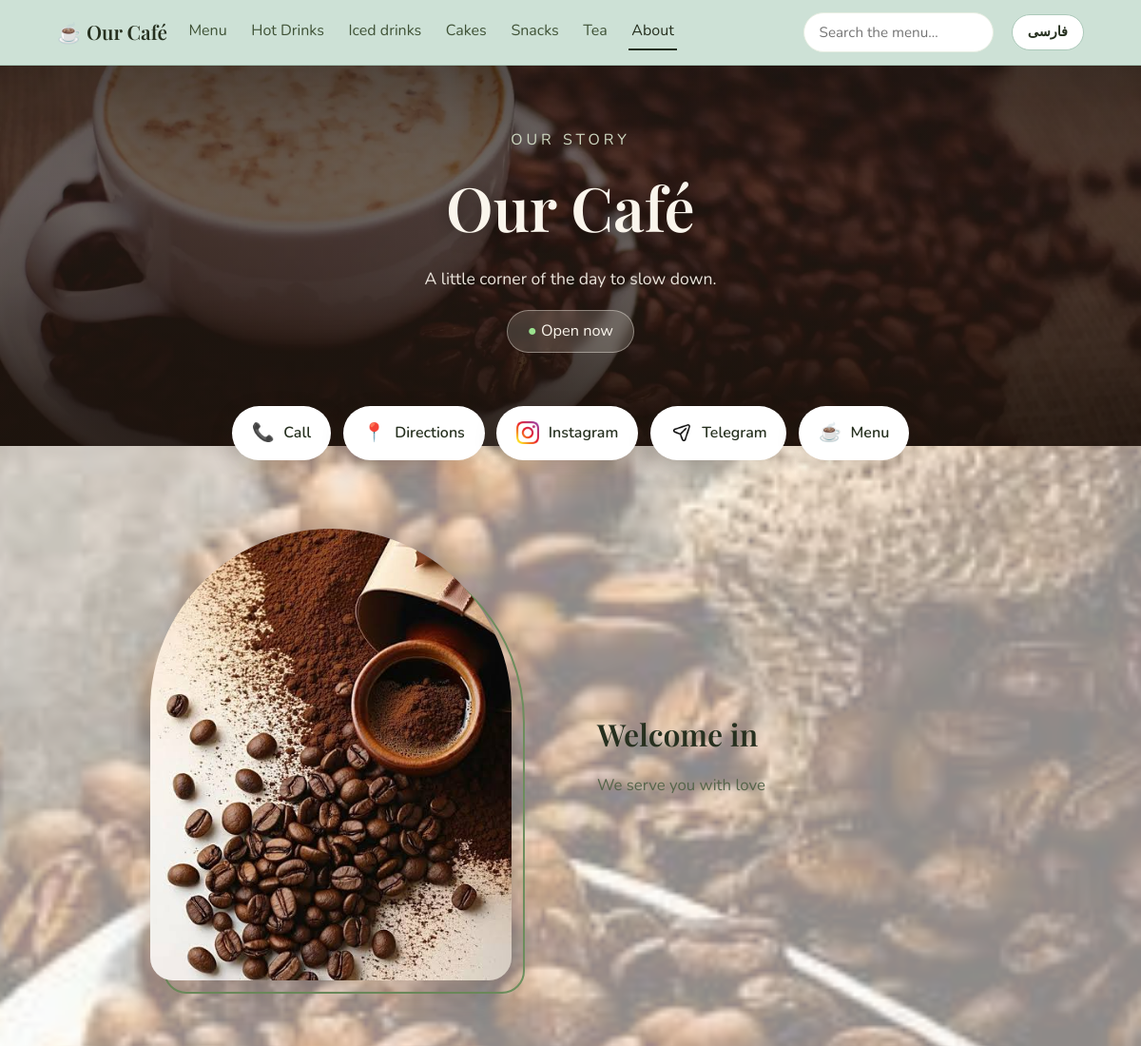
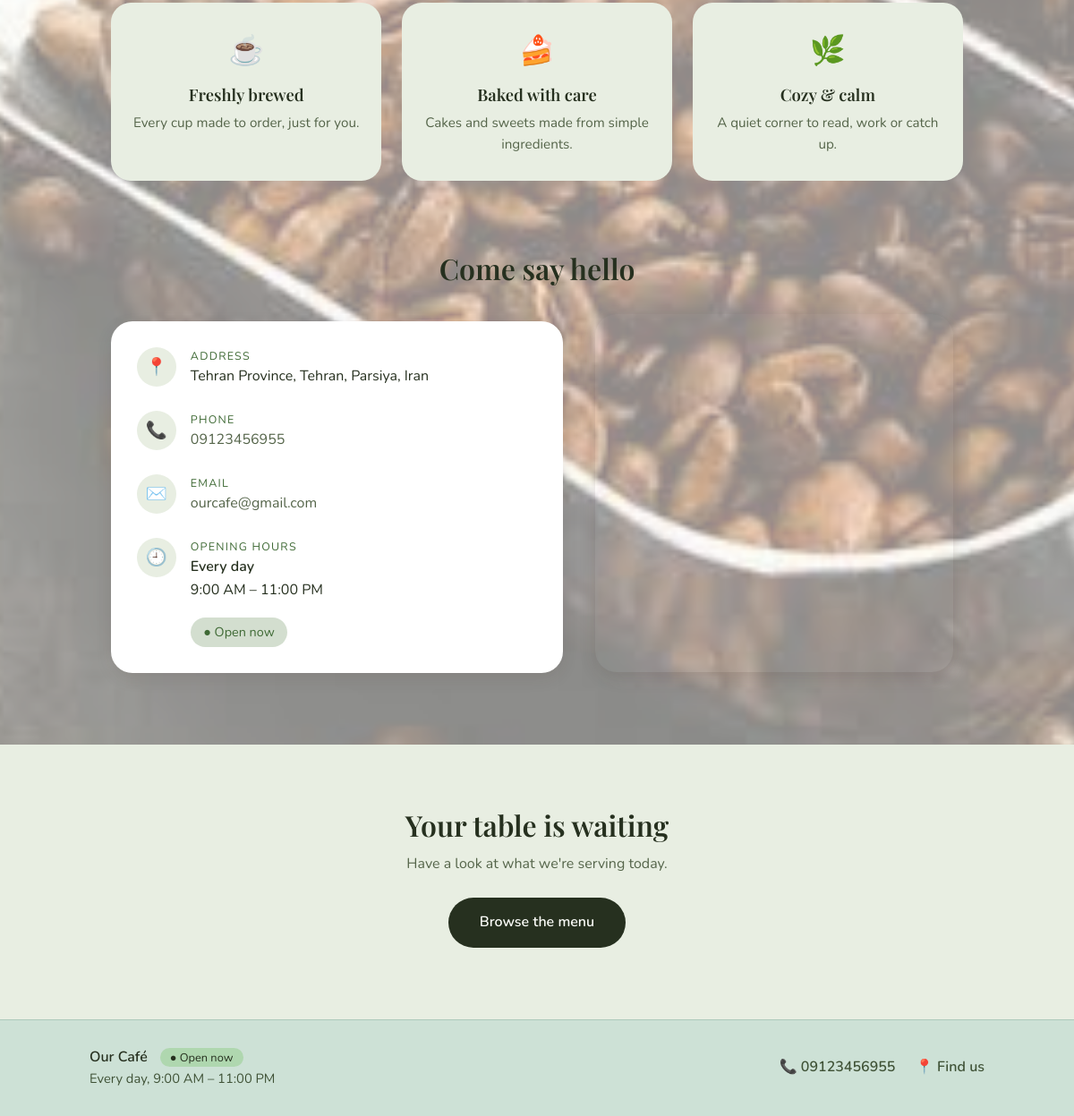
Screenshot of /en/about/ with the database file from the repository (2 pictures, top to bottom).
### coffee/models.py (models this page shows, shortened)
class ShopInfo(models.Model):
    DAYS = [(0, gettext_noop("Monday")), (1, gettext_noop("Tuesday")), (2, gettext_noop("Wednesday")),
            (3, gettext_noop("Thursday")), (4, gettext_noop("Friday")), (5, gettext_noop("Saturday")),
            (6, gettext_noop("Sunday"))]
    name = models.CharField(max_length=100, default="Our Café")
    name_fa = models.CharField("Name (Persian)", max_length=100, blank=True)
    story = models.TextField(blank=True, help_text="A short, friendly paragraph about the café")
    story_fa = models.TextField("Story (Persian)", blank=True)
    photo = models.ImageField(upload_to="about/", blank=True)
    address = models.CharField(max_length=200, blank=True)
    address_fa = models.CharField("Address (Persian)", max_length=200, blank=True)
    phone = models.CharField(max_length=30, blank=True)
    email = models.EmailField(blank=True)
    instagram = models.URLField(blank=True, help_text="Full link, e.g. https://instagram.com/yourcafe")
    telegram = models.URLField(blank=True, help_text="Full link, e.g. https://t.me/yourcafe")
    map_embed_url = models.URLField(blank=True, help_text="Google Maps → Share → Embed a map → copy the src URL")
    open_all_day = models.BooleanField(default=False, help_text="Open 24 hours (times below are ignored)")
    open_time = models.TimeField(default=time(9, 0))
    close_time = models.TimeField(default=time(23, 0), help_text="A time earlier than opening means it closes after midnight")
    closed_days = models.CharField(max_length=20, blank=True)
    class Meta:
        verbose_name_plural = "shop info"
    @classmethod
    def load(cls):
        obj, _ = cls.objects.get_or_create(pk=1)
        return obj
    @property
    def phone_link(self):
        return re.sub(r"[^\d+]", "", self.phone)
    @property
    def closed_day_numbers(self):
        return {int(d) for d in self.closed_days.split(",") if d}
    @property
    def open_days_text(self):
        closed = self.closed_day_numbers
        names = dict(self.DAYS)
        if not closed:
            return _("Every day")
        if len(closed) == 7:
            return _("Closed")
        order = (lambda d: (d + 2) % 7) if (get_language() or "").startswith("fa") else (lambda d: d)   # Persian week starts on Saturday
        days = _(", ").join(_(names[d]) for d in sorted(closed, key=order))
        return _("Every day except %(days)s") % {"days": days}
    def is_open_now(self):
        now = timezone.localtime()
        today = now.weekday()
        closed = self.closed_day_numbers
        if self.open_all_day:
            return today not in closed
        t = now.time()
        if self.open_time <= self.close_time:              # normal day, e.g. 09:00–23:00
            return today not in closed and self.open_time <= t <= self.close_time
        if t >= self.open_time:                            # evening part belongs to today
            return today not in closed
        if t <= self.close_time:                           # after midnight: yesterday's session
            return (today - 1) % 7 not in closed
        return False
    @property
    def hours_range_text(self):
        if self.open_all_day:
            return _("Open 24 hours")
        return _("%(open)s – %(close)s") % {"open": clock(self.open_time), "close": clock(self.close_time)}
    @property
    def hours_line(self):
        return _("%(days)s, %(hours)s") % {"days": self.open_days_text, "hours": self.hours_range_text}

class Category(models.Model):
    name = models.CharField(max_length=60)
    name_fa = models.CharField("Name (Persian)", max_length=60, blank=True,
                               help_text="Persian name. Leave empty to show the English one on the Persian page")
    slug = models.SlugField(unique=True)
    description = models.CharField(max_length=140, blank=True)
    description_fa = models.CharField("Description (Persian)", max_length=140, blank=True)
    image = models.ImageField(upload_to="categories/")
    order = models.PositiveIntegerField(default=0)
    class Meta:
        ordering = ["order"]
        verbose_name_plural = "categories"
    def get_absolute_url(self):
        return reverse("category_detail", args=[self.slug])

### coffee/views.py (the view)
# urls.py: path("about/", views.about, name="about"),
def about(request):
    return render(request, "coffee/about.html")

### coffee/context_processors.py (called while the page is built)
def site(request):
    return {
        "shop": ShopInfo.load(),
        "nav_categories": Category.objects.annotate(item_count=Count("products")).filter(item_count__gt=0).order_by("order", "name"),
        "currency": getattr(settings, "CURRENCY_SYMBOL", "$"),
    }

### coffee/i18n.py (called while the page is built)
def is_persian():
    return (get_language() or "").startswith("fa")

def localized(obj, field):
    if is_persian():
        value = getattr(obj, f"{field}_fa", "")
        if value:
            return value
    return getattr(obj, field)

def digits(value):
    text = str(value)
    return text.translate(FA_DIGITS) if is_persian() else text

def clock(t):
    if is_persian():
        return digits(time_format(t, "H:i"))
    return time_format(t, "g:i A")

### coffee/templatetags/coffee_i18n.py (called while the page is built)
@register.simple_tag(takes_context=True)
def switch_url(context, lang):
    request = context["request"]
    current = request.get_full_path()
    url = translate_url(current, lang)
    if url == current:                      # e.g. the 404 page: send them to the home page
        with translation.override(lang):
            return reverse("welcome")
    return url

### coffee/templates/coffee/about.html (shortened to what this page needs)
{% extends "coffee/base.html" %}
{% load static i18n coffee_i18n %}
{% block content %}
<section class="about-hero">
  <div class="about-hero-overlay"></div>
  <div class="about-hero-text reveal">
    <p class="eyebrow">{% trans "Our story" %}</p>
    <h1>{{ shop|tr:"name" }}</h1>
    <p class="hero-sub">{% trans "A little corner of the day to slow down." %}</p>
    <span class="status {% if shop.is_open_now %}open{% else %}closed{% endif %}">
      <span class="dot">●</span> {% if shop.is_open_now %}{% trans "Open now" %}{% else %}{% trans "Closed right now" %}{% endif %}
    </span>
  </div>
</section>
<nav class="quick-actions reveal" aria-label="{% trans "Quick actions" %}">
  {% if shop.phone %}
  <a class="qa" href="tel:{{ shop.phone_link }}"><span class="qa-icon">📞</span> {% trans "Call" %}</a>
  {% endif %}
  {% if shop.address %}
  <a class="qa" target="_blank" rel="noopener"
     href="https://www.google.com/maps/search/?api=1&query={{ shop|tr:"address"|urlencode }}"><span class="qa-icon">📍</span> {% trans "Directions" %}</a>
  {% endif %}
  {% if shop.instagram %}
  <a class="qa" href="{{ shop.instagram }}" target="_blank" rel="noopener">
    <img src="{% static 'img/instagram.png' %}" alt=""> {% trans "Instagram" %}</a>
  {% endif %}
  {% if shop.telegram %}
  <a class="qa" href="{{ shop.telegram }}" target="_blank" rel="noopener">
    <img class="icon-mono" src="{% static 'img/delivery.png' %}" alt=""> {% trans "Telegram" %}</a>
  {% endif %}
  <a class="qa" href="{% url 'categories' %}"><span class="qa-icon">☕</span> {% trans "Menu" %}</a>
</nav>
<section class="story">
  <div class="story-photo reveal">
    <img src="{% if shop.photo %}{{ shop.photo.url }}{% else %}{% static 'img/hero-small.webp' %}{% endif %}"
         alt="{{ shop|tr:"name" }}">
  </div>
  <div class="story-text reveal">
    <h2>{% trans "Welcome in" %}</h2>
    {% trans "Fresh coffee, homemade cakes and a calm place to sit. Take your time, we're happy to have you." as default_story %}
    <p>{{ shop|tr:"story"|default:default_story|linebreaksbr }}</p>
  </div>
</section>
<section class="highlights">
  <div class="highlight reveal"><span>☕</span><h3>{% trans "Freshly brewed" %}</h3><p>{% trans "Every cup made to order, just for you." %}</p></div>
  <div class="highlight reveal"><span>🍰</span><h3>{% trans "Baked with care" %}</h3><p>{% trans "Cakes and sweets made from simple ingredients." %}</p></div>
  <div class="highlight reveal"><span>🌿</span><h3>{% trans "Cozy &amp; calm" %}</h3><p>{% trans "A quiet corner to read, work or catch up." %}</p></div>
</section>
<section class="visit">
  <h2 class="section-title reveal">{% trans "Come say hello" %}</h2>
  <div class="visit-grid">
    <div class="visit-card reveal">
      {% if shop.address %}
      <div class="v-row">
        <div class="v-icon">📍</div>
        <div>
          <div class="v-label">{% trans "Address" %}</div>
          {{ shop|tr:"address" }}
        </div>
      </div>
      {% endif %}
      {% if shop.phone %}
      <div class="v-row">
        <div class="v-icon">📞</div>
        <div>
          <div class="v-label">{% trans "Phone" %}</div>
          <a href="tel:{{ shop.phone_link }}" dir="ltr">{{ shop.phone|digits }}</a>
        </div>
      </div>
      {% endif %}
      {% if shop.email %}
      <div class="v-row">
        <div class="v-icon">✉️</div>
        <div>
          <div class="v-label">{% trans "Email" %}</div>
          <a href="mailto:{{ shop.email }}" dir="ltr">{{ shop.email }}</a>
        </div>
      </div>
      {% endif %}
      <div class="v-row">
        <div class="v-icon">🕘</div>
        <div>
          <div class="v-label">{% trans "Opening hours" %}</div>
          <strong>{{ shop.open_days_text }}</strong><br>
          {{ shop.hours_range_text }}
          <div class="v-badge">
            {% if shop.is_open_now %}<span class="badge open">● {% trans "Open now" %}</span>
            {% else %}<span class="badge closed">● {% trans "Closed right now" %}</span>{% endif %}
          </div>
        </div>
      </div>
    </div>
    {% if shop.map_embed_url %}
    <div class="visit-map reveal">
      <iframe src="{{ shop.map_embed_url }}" loading="lazy" allowfullscreen
 title="{% trans "Map" %}"></iframe>
    </div>
    {% endif %}
  </div>
</section>
<section class="about-cta reveal">
  <h2>{% trans "Your table is waiting" %}</h2>
  <p>{% trans "Have a look at what we're serving today." %}</p>
  <a class="btn-solid" href="{% url 'categories' %}">{% trans "Browse the menu" %}</a>
</section>
{% endblock %}

### coffee/templates/coffee/base.html (shortened to what this page needs)
{% load static i18n coffee_i18n %}
<!DOCTYPE html>
<html lang="{{ LANGUAGE_CODE }}" dir="{% if LANGUAGE_BIDI %}rtl{% else %}ltr{% endif %}" data-theme="{% if shop.is_open_now %}light{% else %}dark{% endif %}">
<head>
  <link rel="stylesheet" href="{% static 'css/style.css' %}">
  <link rel="stylesheet" href="{% static 'css/i18n.css' %}">
</head>
<body class="page-{{ request.resolver_match.url_name }}">
  {% if request.resolver_match.url_name != "welcome" %}
  <nav class="navbar" aria-label="{% trans "Main" %}">
    <a class="brand" href="{% url 'welcome' %}">☕ {{ shop|tr:"name" }}</a>
    <div class="nav-links">
      <a href="{% url 'categories' %}" class="{% if request.resolver_match.url_name == 'categories' %}active{% endif %}">{% trans "Menu" %}</a>
      {% for c in nav_categories %}
      <a href="{{ c.get_absolute_url }}"
         class="{% if request.path == c.get_absolute_url %}active{% endif %}">{{ c|tr:"name" }}</a>
      {% endfor %}
      <a href="{% url 'about' %}" class="{% if request.resolver_match.url_name == 'about' %}active{% endif %}">{% trans "About" %}</a>
    </div>
    <form class="search" action="{% url 'search' %}" method="get" role="search">
      {% trans "Search the menu…" as search_hint %}{% trans "Search the menu" as search_label %}
      <input type="search" name="q" placeholder="{{ search_hint }}" aria-label="{{ search_label }}"
             enterkeyhint="search" maxlength="60" value="{{ query|default:'' }}">
    </form>
    {% include "coffee/_lang_switch.html" %}
  </nav>
  {% endif %}
  <main id="main">
    {% block content %}{% endblock %}
  </main>
  {% if request.resolver_match.url_name != "welcome" %}
  <footer class="site-footer">
    <div class="footer-inner">
      <div>
        <strong>{{ shop|tr:"name" }}</strong>
        <span class="footer-status {% if shop.is_open_now %}open{% else %}closed{% endif %}">
          ● {% if shop.is_open_now %}{% trans "Open now" %}{% else %}{% trans "Closed right now" %}{% endif %}
        </span>
        <p>{{ shop.hours_line }}</p>
      </div>
      <div class="footer-links">
        {% if shop.phone %}<a href="tel:{{ shop.phone_link }}">📞 <span dir="ltr">{{ shop.phone|digits }}</span></a>{% endif %}
        <a href="{% url 'about' %}">📍 {% trans "Find us" %}</a>
        {% url 'table_card' as qr_cards_url %}{% if user.is_staff and qr_cards_url %}<a href="{{ qr_cards_url }}">🖨️ {% trans "QR cards" %}</a>{% endif %}
      </div>
    </div>
  </footer>
  {% endif %}
</body>
</html>

### rows the page displays
ShopInfo: name "Our Café", photo (picture), story "We serve you with love", address "Tehran Province, Tehran, Parsiya, Iran", phone|digits "09123456955", email "ourcafe@gmail.com", open_days_text "Every day", hours_range_text "9:00 AM – 11:00 PM", hours_line "Every day, 9:00 AM – 11:00 PM"
Category: name "Hot Drinks"
Category: name "Iced drinks"
Category: name "Cakes"
Category: name "Snacks"
Category: name "Tea"
